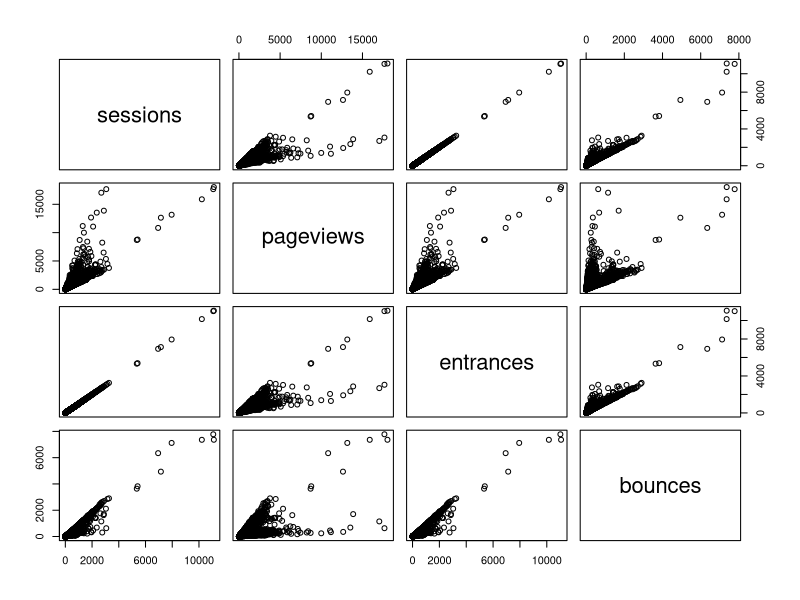
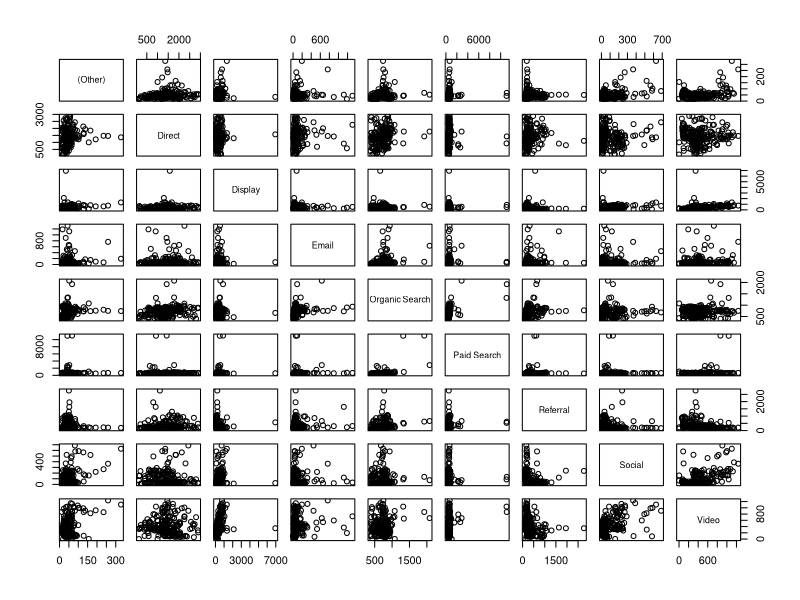
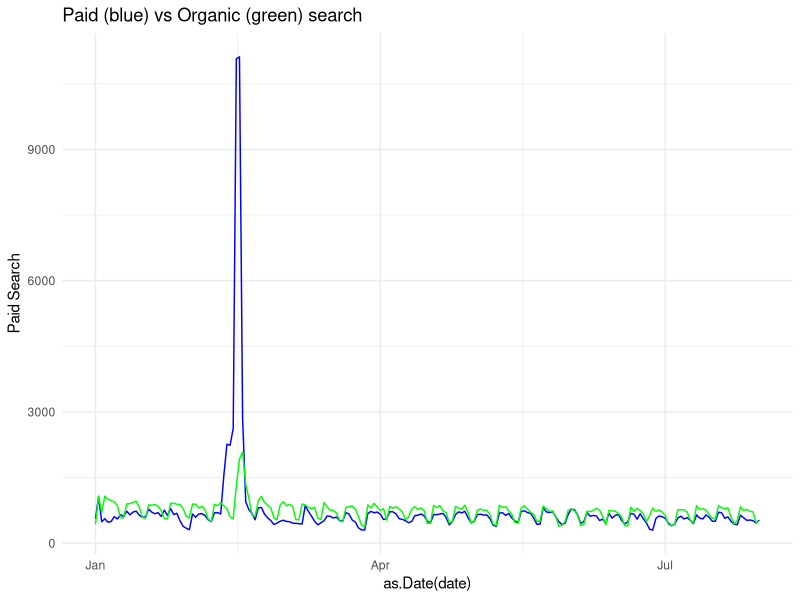
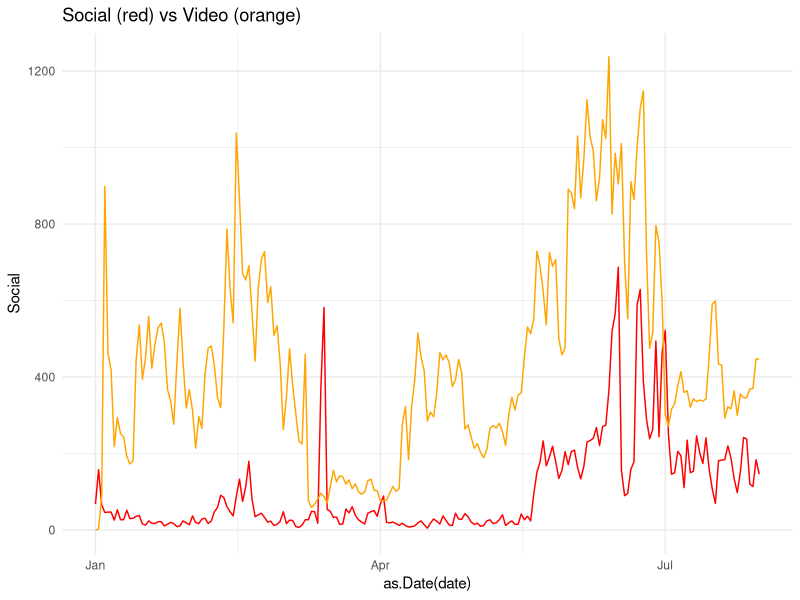
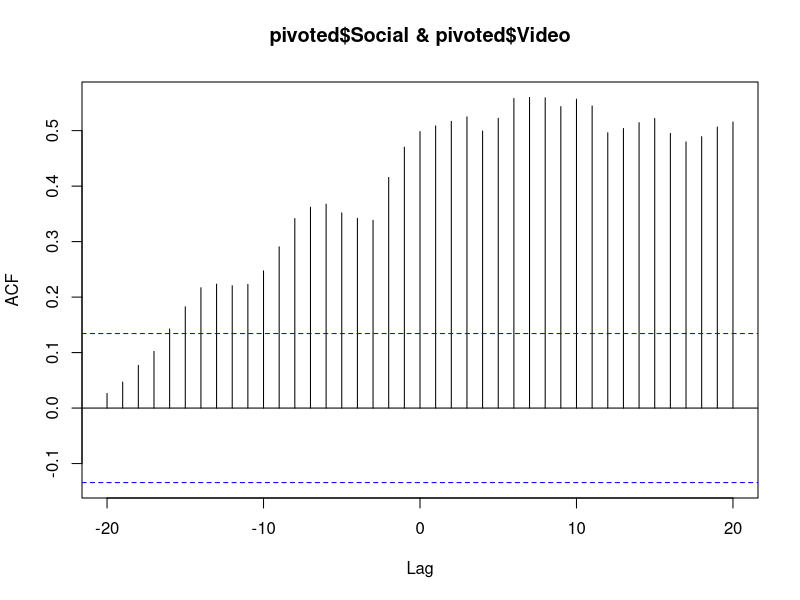

The R source for these figures, in order:
## ---- chunk 1
## used for kable that makes nice RMarkdown tables
library(knitr)
web_data <- read.csv("./data/gadata_example_2.csv", stringsAsFactors = FALSE)

## get rid of first colum as its just row numbers
web_data <- web_data[, -1]

kable(head(web_data))
## ---- chunk 2
web_data_metrics <- web_data[,c("sessions","pageviews","entrances","bounces")]
## see correlation between all metrics
kable(cor(web_data_metrics))
## ---- chunk 3
pairs(web_data_metrics)
## ---- chunk 4
## Use tidyverse to pivot the data
library(dplyr)
library(tidyr)

## Get only desktop rows, and the date, channelGrouping and sessions columns
pivoted <- web_data %>% 
  filter(deviceCategory == "desktop") %>% 
  select(date, channelGrouping, sessions) %>%
  spread(channelGrouping, sessions)

## Get rid of any NA's and replace with 0
pivoted[is.na(pivoted)] <- 0

kable(head(pivoted))
## ---- chunk 5
## can't include the date as its not numeric, so remove
cor_data <- pivoted[, -1]
## not including first column, so -1 subset
cor_table <- round(cor(cor_data),2)
kable(cor_table)

pairs(cor_data)
## ---- chunk 6
library(ggplot2)
gg <- ggplot(data = pivoted) + theme_minimal() + ggtitle("Paid (blue) vs Organic (green) search")
gg <- gg + geom_line(aes(x = as.Date(date), y = `Paid Search`), col = "blue")
gg + geom_line(aes(x = as.Date(date), y = `Organic Search`), col = "green")
## ---- chunk 7
library(ggplot2)
gg <- ggplot(data = pivoted) + theme_minimal() + ggtitle("Social (red) vs Video (orange)")
gg <- gg + geom_line(aes(x = as.Date(date), y = Social), col = "red")
gg + geom_line(aes(x = as.Date(date), y = Video), col = "orange")
## ---- chunk 8
ccf(pivoted$Social, pivoted$Video)
